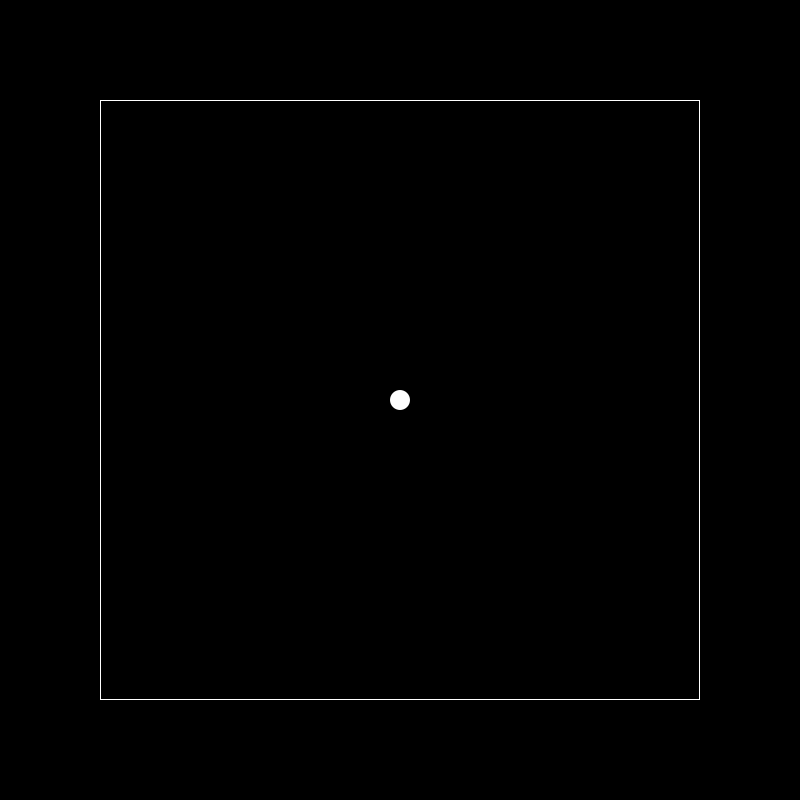
Frame 1 (no input)
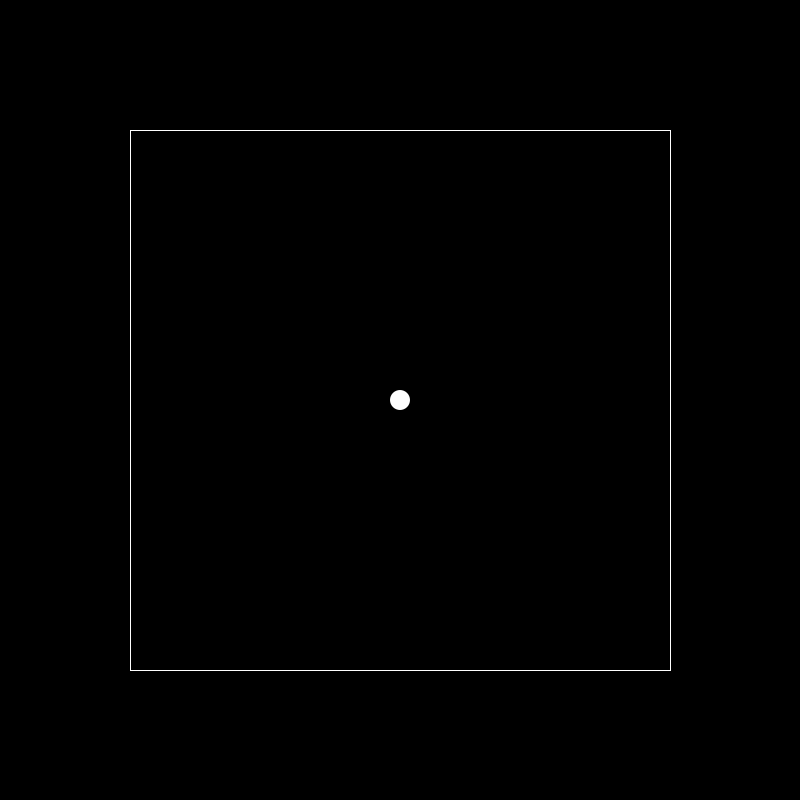
Frame 60 (the mouse pressed at the canvas centre just before this capture)
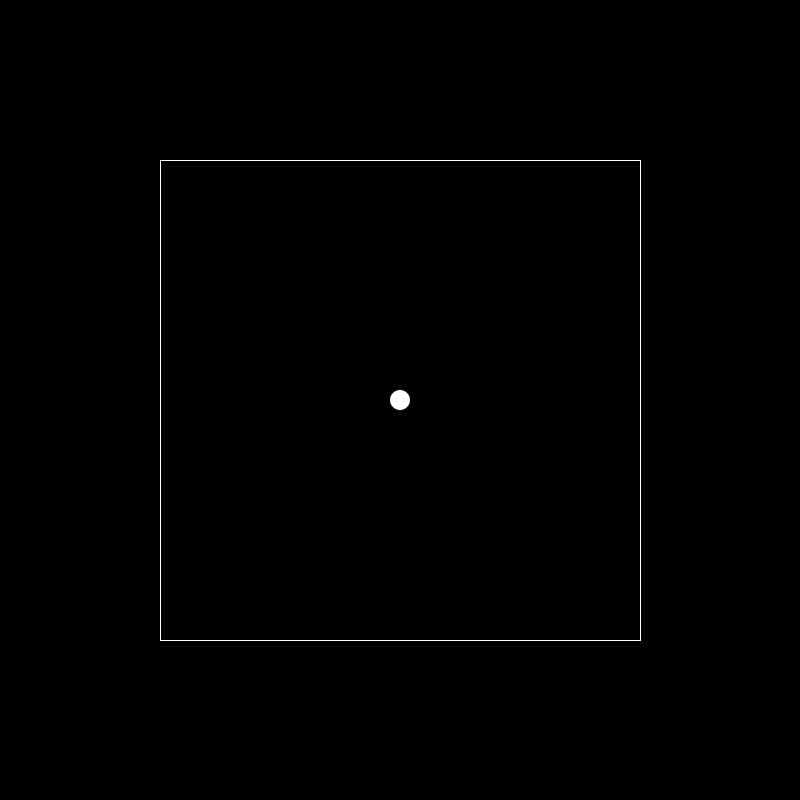
Frame 120 (the mouse held since frame 60 and released just before this capture)

The Processing sketch that drew these frames (run headless with seeded random() and noise(); from frame 60 on, the mouse is pressed at the canvas centre):

// Processing sketch: bouncing_ball
// ── bouncing_ball.pde
float boxX = 400, boxY = 400;
float boxW = 600, boxH = 600;

float ballX = 400, ballY = 400;

void setup() {
  size(800, 800);
  rectMode(CENTER);
}

void draw() {
  clear();
  background(0);
  
  if(boxW == 20 && boxH == 20) {
      boxW = 20;
      boxH = 20;
  } else {
    boxW--;
    boxH--;
  } 
  
  
  
  fill(255);
  noStroke();
  circle(ballX, ballY, 20); // Ball
  
  noFill();
  stroke(255);
  rect(boxX, boxY, boxW, boxH); // Box
  
}
